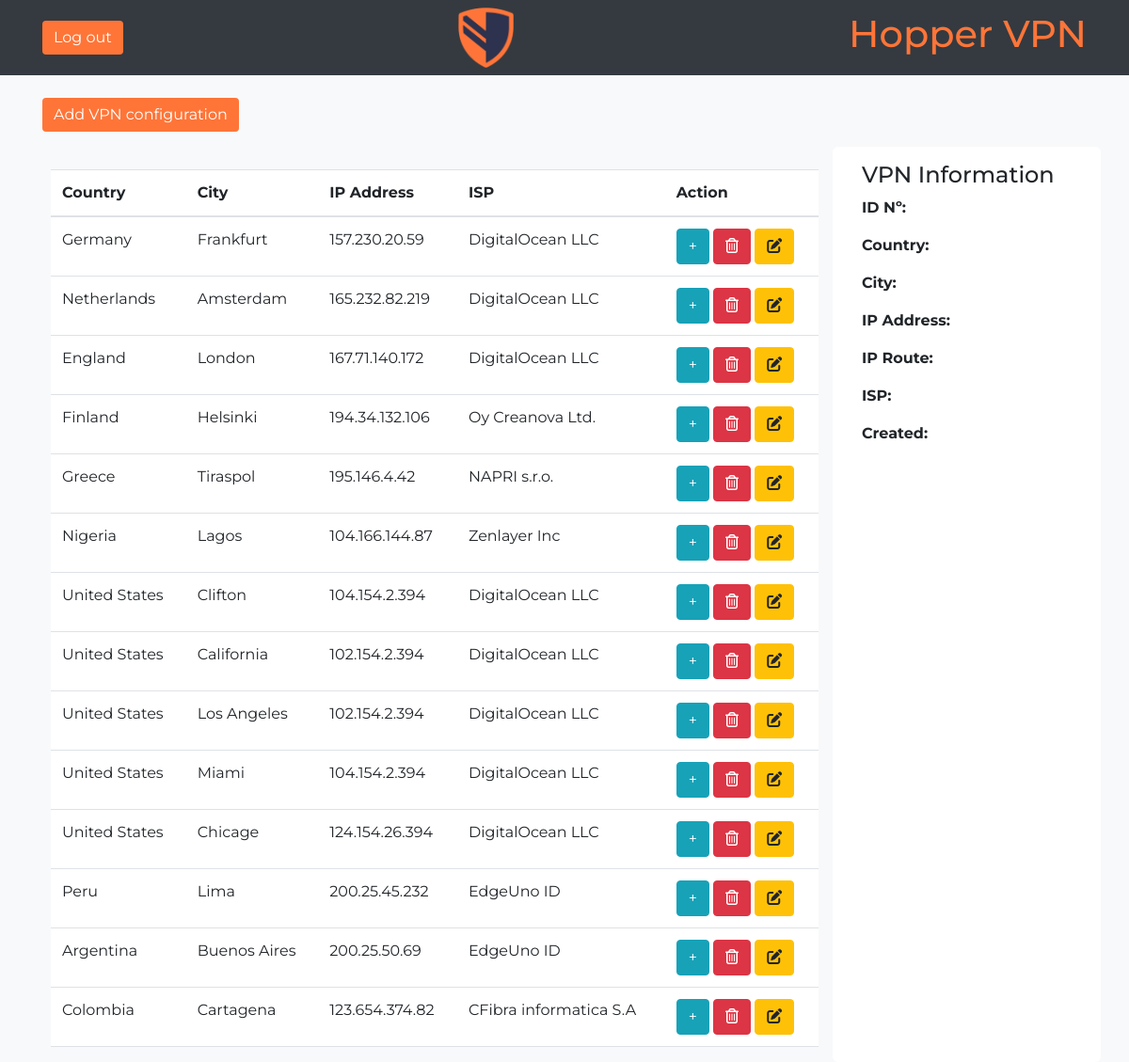
The app's page /view/admin.php (signed in) with its own data.
### tables this page shows
CREATE TABLE VPN(
    vpn_id INT AUTO_INCREMENT NOT NULL,
    vpn_country VARCHAR(15) NOT NULL,
    vpn_city VARCHAR(15) NOT NULL,
    vpn_ip_address VARCHAR(15) NOT NULL,
    vpn_ip_route VARCHAR(15) NOT NULL,
    vpn_isp VARCHAR(40) NOT NULL,
    created_at TIMESTAMP NOT NULL DEFAULT CURRENT_TIMESTAMP,
    PRIMARY KEY(vpn_id)
);

### config/model.php (called while the page is built, shortened)
<?php
class Model
{
    private $server = "localhost";
    private $username = "root";
    private $password;
    private $db = "php_vpn";
    private $conn;
    public function __construct()
    {
        try {
            $this->conn = new mysqli($this->server, $this->username, $this->password, $this->db);
        } catch (Exception $e) {
            echo "connection failed" . $e->getMessage();
        }
    }
    public function fetch()
    {
        $data = null;
        $query = "SELECT * FROM VPN";
        if ($sql = $this->conn->query($query)) {
            while ($row = mysqli_fetch_assoc($sql)) {
                $data[] = $row;
            }
        }
        return $data;
    }
}

### view/admin.php (the view, shortened to what this page needs)
<?php
include('../view/head.php');
?>
<body class="bg-light">
    <nav class="navbar navbar-dark bg-dark">
        <div class="container">
            <a href="../session/close_session.php" class="btn btn-danger" style='background-color:#FF7538; border:#FF7538;'>Log out</a>
            <img src="../assets/images/vpn-logo.png" alt="vpn logo" style="height: 8vh;">
            <h1 class="text-center" style='color:#FF7538'>Hopper VPN</h1>
        </div>
    </nav>
    <br>
    <div class="container">
        <a href="../crud/add.php" class="btn btn-primary" style='background-color:#FF7538; border:#FF7538;'>Add VPN configuration</a>
        <div class="row mt-3">
            <main class="col-9 ps-md-4 pt-4">
                <table id="table" class="table table-hover">
                    <thead>
                        <tr>
                            <th>Country</th>
                            <th>City</th>
                            <th>IP Address</th>
                            <th>ISP</th>
                            <th>Action</th>
                        </tr>
                    </thead>
                    <tbody>
                        <?php
                        include '../config/model.php';
                        $model = new Model();
                        $rows = $model->fetch();
                        if (!empty($rows)) {
                            foreach ($rows as $row) {
                        ?>
                                <tr>
                                    <td><?php echo $row['vpn_country']; ?></a></td>
                                    <td><?php echo $row['vpn_city']; ?></a></td>
                                    <td><?php echo $row['vpn_ip_address']; ?></td>
                                    <td><?php echo $row['vpn_isp']; ?></td>
                                    <td>
                                        <a href="../crud/read.php?vpn_id=<?php echo $row['vpn_id']; ?>" class="btn btn-info">+</a>
                                        <a href="../crud/delete.php?vpn_id=<?php echo $row['vpn_id']; ?>" class="btn btn-danger"><i class="far fa-trash-alt"></i></a>
                                        <a href="../crud/edit.php?vpn_id=<?php echo $row['vpn_id']; ?>" class="btn btn-warning"><i class="fas fa-edit"></i></a>
                                    </td>
                                </tr>
                        <?php
                            }
                        } else {
                            echo "no data";
                        }
                        ?>
                    </tbody>
                </table>
            </main>
            <div class="col-3 p-3 bg-white rounded-2">
                <div id="sidebar" class="container">
                    <div id="sidebar-nav" class="list-group border-0 rounded-0 text-sm-start min-vh-100">
                        <h4 id="h4">VPN Information</h4>
                        <p id="vpn-id-side-info"><b>ID Nº: </b></p>
                        <p id="vpn-country-side-info"><b>Country: </b></p>
                        <p id="vpn-city-side-info"><b>City: </b></p>
                        <p id="vpn-ip-address-side-info"><b>IP Address: </b></p>
                        <p id="vpn-ip-route-side-info"><b>IP Route: </b></p>
                        <p id="vpn-isp-side-info"><b>ISP: </b></p>
                        <p id="vpn-created-side-info"><b>Created: </b></p>
                    </div>
                </div>
            </div>
        </div>
    </div>
</body>
</html>

### view/head.php (shortened to what this page needs)
<!DOCTYPE html>
<html lang="en">
<head>
    <link rel="stylesheet" href="../assets/css/style.css">
    <link href="https://cdn.jsdelivr.net/npm/bootstrap@5.3.0-alpha1/dist/css/bootstrap.min.css" rel="stylesheet">
    <link rel="stylesheet" href="https://stackpath.bootstrapcdn.com/bootstrap/4.3.1/css/bootstrap.min.css"
>
</head>

### assets/css/style.css (style rules this page uses)
* { font-family: 'Montserrat', sans-serif; }

### records on screen
vpn: vpn_country "Germany", vpn_city "Frankfurt", vpn_ip_address "157.230.20.59", vpn_isp "DigitalOcean LLC"
vpn: vpn_country "Netherlands", vpn_city "Amsterdam", vpn_ip_address "165.232.82.219", vpn_isp "DigitalOcean LLC"
vpn: vpn_country "England", vpn_city "London", vpn_ip_address "167.71.140.172", vpn_isp "DigitalOcean LLC"
vpn: vpn_country "Finland", vpn_city "Helsinki", vpn_ip_address "194.34.132.106", vpn_isp "Oy Creanova Ltd."
vpn: vpn_country "Greece", vpn_city "Tiraspol", vpn_ip_address "195.146.4.42", vpn_isp "NAPRI s.r.o."
vpn: vpn_country "Nigeria", vpn_city "Lagos", vpn_ip_address "104.166.144.87", vpn_isp "Zenlayer Inc"
vpn: vpn_country "United States", vpn_city "Clifton", vpn_ip_address "104.154.2.394", vpn_isp "DigitalOcean LLC"
vpn: vpn_country "United States", vpn_city "California", vpn_ip_address "102.154.2.394", vpn_isp "DigitalOcean LLC"
vpn: vpn_country "United States", vpn_city "Los Angeles", vpn_ip_address "102.154.2.394", vpn_isp "DigitalOcean LLC"
vpn: vpn_country "United States", vpn_city "Miami", vpn_ip_address "104.154.2.394", vpn_isp "DigitalOcean LLC"
vpn: vpn_country "United States", vpn_city "Chicage", vpn_ip_address "124.154.26.394", vpn_isp "DigitalOcean LLC"
vpn: vpn_country "Peru", vpn_city "Lima", vpn_ip_address "200.25.45.232", vpn_isp "EdgeUno ID"
vpn: vpn_country "Argentina", vpn_city "Buenos Aires", vpn_ip_address "200.25.50.69", vpn_isp "EdgeUno ID"
vpn: vpn_country "Colombia", vpn_city "Cartagena", vpn_ip_address "123.654.374.82", vpn_isp "CFibra informatica S.A"
